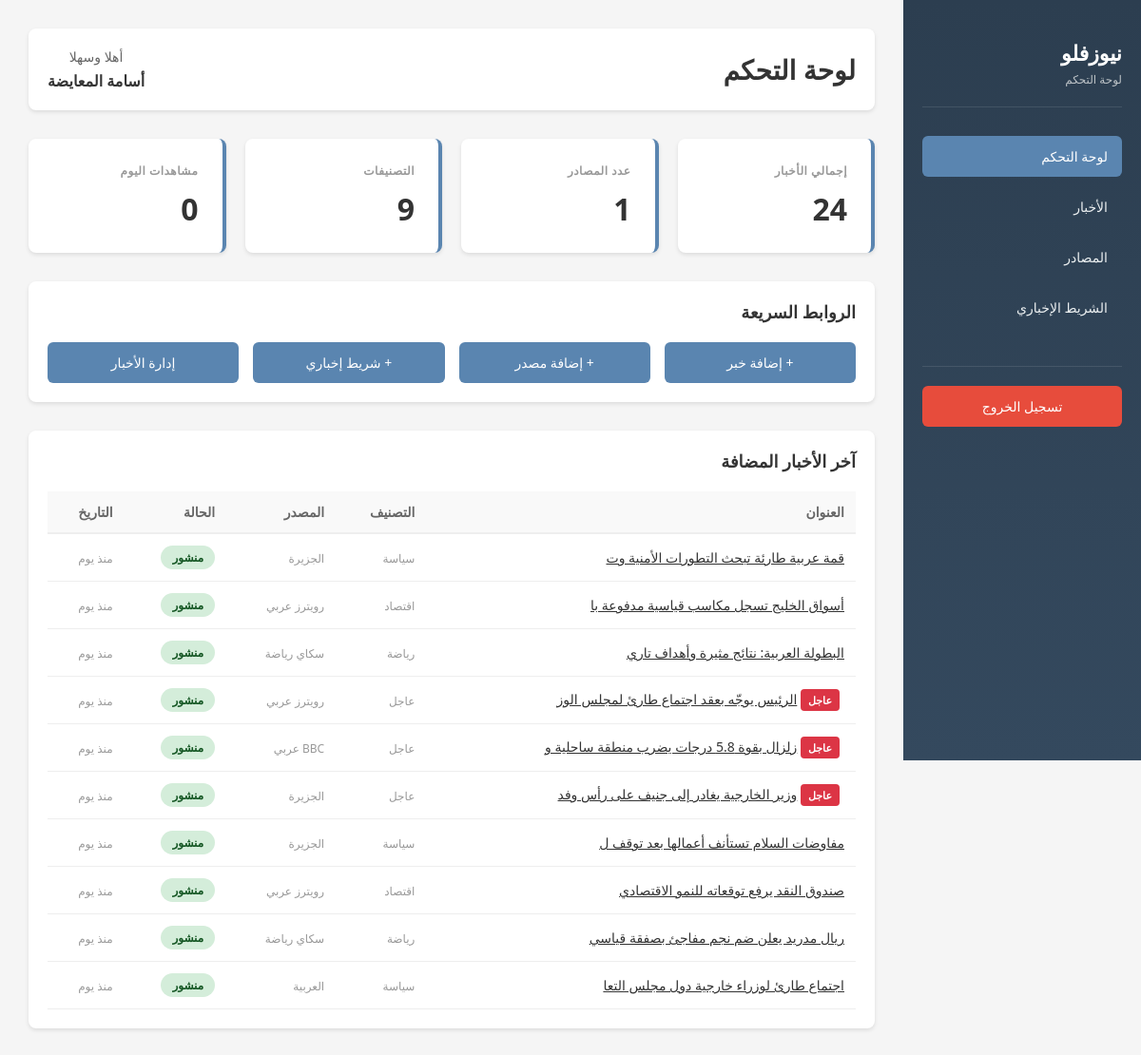
Screenshot of /panel/index.php (signed in) with the database file from the repository.
### tables this page shows
CREATE TABLE IF NOT EXISTS `articles` (
  `id` int(11) NOT NULL AUTO_INCREMENT,
  `title` varchar(500) NOT NULL,
  `slug` varchar(500) NOT NULL,
  `excerpt` text DEFAULT NULL,
  `content` longtext DEFAULT NULL,
  `image_url` varchar(500) DEFAULT NULL,
  `source_url` varchar(1000) DEFAULT NULL,
  `category_id` int(11) DEFAULT NULL,
  `source_id` int(11) DEFAULT NULL,
  `is_featured` tinyint(1) DEFAULT 0,
  `is_breaking` tinyint(1) DEFAULT 0,
  `is_hero` tinyint(1) DEFAULT 0,
  `view_count` int(11) DEFAULT 0,
  `comments` int(11) DEFAULT 0,
  `status` enum('published','draft','archived') DEFAULT 'published',
  `published_at` timestamp DEFAULT CURRENT_TIMESTAMP,
  `created_at` timestamp DEFAULT CURRENT_TIMESTAMP,
  `updated_at` timestamp DEFAULT CURRENT_TIMESTAMP ON UPDATE CURRENT_TIMESTAMP,
  PRIMARY KEY (`id`),
  KEY `category_id` (`category_id`),
  KEY `source_id` (`source_id`),
  KEY `status` (`status`),
  KEY `is_breaking` (`is_breaking`),
  KEY `is_featured` (`is_featured`),
  KEY `published_at` (`published_at`),
  CONSTRAINT `fk_article_category` FOREIGN KEY (`category_id`) REFERENCES `categories` (`id`) ON DELETE SET NULL,
  CONSTRAINT `fk_article_source` FOREIGN KEY (`source_id`) REFERENCES `sources` (`id`) ON DELETE SET NULL
);

CREATE TABLE IF NOT EXISTS `categories` (
  `id` int(11) NOT NULL AUTO_INCREMENT,
  `name` varchar(100) NOT NULL,
  `slug` varchar(100) NOT NULL,
  `icon` varchar(10) DEFAULT NULL,
  `css_class` varchar(50) DEFAULT NULL,
  `sort_order` int(11) DEFAULT 0,
  `is_active` tinyint(1) DEFAULT 1,
  `created_at` timestamp DEFAULT CURRENT_TIMESTAMP,
  PRIMARY KEY (`id`),
  UNIQUE KEY `slug` (`slug`)
);

CREATE TABLE IF NOT EXISTS `sources` (
  `id` int(11) NOT NULL AUTO_INCREMENT,
  `name` varchar(200) NOT NULL,
  `slug` varchar(200) NOT NULL,
  `logo_letter` varchar(5) DEFAULT NULL,
  `logo_color` varchar(20) DEFAULT '#5a85b0',
  `logo_bg` varchar(20) DEFAULT '#e5eef8',
  `url` varchar(500) DEFAULT NULL,
  `rss_url` varchar(500) DEFAULT NULL,
  `is_active` tinyint(1) DEFAULT 1,
  `articles_today` int(11) DEFAULT 0,
  `created_at` timestamp DEFAULT CURRENT_TIMESTAMP,
  PRIMARY KEY (`id`),
  UNIQUE KEY `slug` (`slug`)
);

### includes/functions.php (called while the page is built, shortened)
<?php
function timeAgo($datetime) {
    $now = new DateTime();
    $ago = new DateTime($datetime);
    $diff = $now->diff($ago);
    if ($diff->d == 1) return 'منذ يوم';
    return 'الآن';
}
function e($str) {
    return htmlspecialchars($str, ENT_QUOTES, 'UTF-8');
}

### panel/index.php (the view, shortened to what this page needs)
<?php
require_once __DIR__ . '/../includes/functions.php';
$db = getDB();
$totalArticles = $db->query("SELECT COUNT(*) FROM articles")->fetchColumn();
$totalSources = $db->query("SELECT COUNT(*) FROM sources")->fetchColumn();
$totalCategories = $db->query("SELECT COUNT(*) FROM categories WHERE is_active = 1")->fetchColumn();
$todayViews = $db->query("SELECT COALESCE(SUM(view_count), 0) FROM articles WHERE DATE(published_at) = CURDATE()")->fetchColumn();
$recentArticles = $db->query("
    SELECT a.id, a.title, a.status, a.is_breaking, a.published_at,
           c.name as cat_name, s.name as source_name
    FROM articles a
    LEFT JOIN categories c ON a.category_id = c.id
    LEFT JOIN sources s ON a.source_id = s.id
    ORDER BY a.created_at DESC LIMIT 10
")->fetchAll();
?>
<!DOCTYPE html>
<html lang="ar" dir="rtl">
<head>
</head>
<body>
    <div class="admin-wrapper">
        <div class="sidebar">
            <div class="sidebar-header">
                <h2>نيوزفلو</h2>
                <p>لوحة التحكم</p>
            </div>
            <ul class="nav-menu">
                <li class="nav-item">
                    <a href="index.php" class="nav-link active">لوحة التحكم</a>
                </li>
                <li class="nav-item">
                    <a href="articles.php" class="nav-link">الأخبار</a>
                </li>
                <li class="nav-item">
                    <a href="sources.php" class="nav-link">المصادر</a>
                </li>
                <li class="nav-item">
                    <a href="ticker.php" class="nav-link">الشريط الإخباري</a>
                </li>
            </ul>
            <div class="logout-section">
                <a href="logout.php" class="btn-logout">تسجيل الخروج</a>
            </div>
        </div>
        <div class="main-content">
            <div class="header">
                <h1>لوحة التحكم</h1>
                <div class="user-info">
                    <p>أهلا وسهلا</p>
                    <strong><?php echo e($_SESSION['admin_name'] ?? 'مسؤول'); ?></strong>
                </div>
            </div>
            <div class="stats-grid">
                <div class="stat-card">
                    <h3>إجمالي الأخبار</h3>
                    <div class="number"><?php echo $totalArticles; ?></div>
                </div>
                <div class="stat-card">
                    <h3>عدد المصادر</h3>
                    <div class="number"><?php echo count($totalSources); ?></div>
                </div>
                <div class="stat-card">
                    <h3>التصنيفات</h3>
                    <div class="number"><?php echo $totalCategories; ?></div>
                </div>
                <div class="stat-card">
                    <h3>مشاهدات اليوم</h3>
                    <div class="number"><?php echo number_format($todayViews); ?></div>
                </div>
            </div>
            <div class="quick-links">
                <h2>الروابط السريعة</h2>
                <div class="links-grid">
                    <a href="articles.php?action=add" class="quick-link-btn">+ إضافة خبر</a>
                    <a href="sources.php?action=add" class="quick-link-btn">+ إضافة مصدر</a>
                    <a href="ticker.php?action=add" class="quick-link-btn">+ شريط إخباري</a>
                    <a href="articles.php" class="quick-link-btn">إدارة الأخبار</a>
                </div>
            </div>
            <div class="recent-articles">
                <h2>آخر الأخبار المضافة</h2>
                <table class="articles-table">
                    <thead>
                        <tr>
                            <th>العنوان</th>
                            <th>التصنيف</th>
                            <th>المصدر</th>
                            <th>الحالة</th>
                            <th>التاريخ</th>
                        </tr>
                    </thead>
                    <tbody>
                        <?php if (!empty($recentArticles)): ?>
                            <?php foreach ($recentArticles as $article): ?>
                                <tr>
                                    <td>
                                        <?php if ($article['is_breaking']): ?>
                                            <span class="breaking-badge">عاجل</span>
                                        <?php endif; ?>
                                        <a href="articles.php?action=edit&id=<?php echo $article['id']; ?>"
                                           class="article-title" title="<?php echo e($article['title']); ?>">
                                            <?php echo e(mb_substr($article['title'], 0, 40)); ?>
                                        </a>
                                    </td>
                                    <td><span class="article-meta"><?php echo e($article['cat_name'] ?? 'بدون'); ?></span></td>
                                    <td><span class="article-meta"><?php echo e($article['source_name'] ?? 'بدون'); ?></span></td>
                                    <td>
                                        <span class="status-badge status-<?php echo $article['status']; ?>">
                                            <?php echo $article['status'] === 'published' ? 'منشور' : 'مسودة'; ?>
                                        </span>
                                    </td>
                                    <td><span class="article-meta"><?php echo timeAgo($article['published_at']); ?></span></td>
                                </tr>
                            <?php endforeach; ?>
                        <?php else: ?>
                            <tr>
                                <td colspan="5" style="text-align: center; color: #999;">لا توجد أخبار بعد</td>
                            </tr>
                        <?php endif; ?>
                    </tbody>
                </table>
            </div>
        </div>
    </div>
</body>
</html>

### panel/index.php (style rules this page uses)
* { margin: 0; padding: 0; box-sizing: border-box; }
body { font-family: 'Segoe UI', Tahoma, Geneva, Verdana, sans-serif; background: #f5f5f5; }
.admin-wrapper { display: flex; min-height: 100vh; }
.sidebar { width: 250px; background: linear-gradient(180deg, #2c3e50 0%, #34495e 100%); color: white; padding: 20px; position: fixed; height: 100vh; overflow-y: auto; }
.sidebar-header { padding: 20px 0; border-bottom: 1px solid rgba(255, 255, 255, 0.1); margin-bottom: 30px; }
.sidebar-header h2 { font-size: 22px; margin-bottom: 5px; }
.sidebar-header p { font-size: 12px; color: #bdc3c7; }
.nav-menu { list-style: none; }
.nav-item { margin-bottom: 10px; }
.nav-link { display: block; padding: 12px 15px; color: #ecf0f1; text-decoration: none; border-radius: 6px; transition: all 0.3s; font-size: 14px; }
.nav-link.active { background: #5a85b0; color: white; }
.logout-section { margin-top: 40px; padding-top: 20px; border-top: 1px solid rgba(255, 255, 255, 0.1); }
.btn-logout { display: block; width: 100%; padding: 12px; background: #e74c3c; color: white; text-align: center; text-decoration: none; border-radius: 6px; font-size: 14px; transition: background 0.3s; }
.main-content { margin-right: 250px; width: calc(100% - 250px); padding: 30px; }
.header { display: flex; justify-content: space-between; align-items: center; margin-bottom: 30px; background: white; padding: 20px; border-radius: 8px; box-shadow: 0 2px 4px rgba(0, 0, 0, 0.1); }
.header h1 { color: #333; font-size: 28px; }
.user-info { text-align: center; }
.user-info p { color: #666; font-size: 14px; margin-bottom: 5px; }
.user-info strong { color: #333; }
.stats-grid { display: grid; grid-template-columns: repeat(auto-fit, minmax(200px, 1fr)); gap: 20px; margin-bottom: 30px; }
.stat-card { background: white; padding: 25px; border-radius: 8px; box-shadow: 0 2px 4px rgba(0, 0, 0, 0.1); border-right: 4px solid #5a85b0; }
.stat-card h3 { color: #999; font-size: 12px; font-weight: 600; text-transform: uppercase; margin-bottom: 10px; letter-spacing: 0.5px; }
.stat-card .number { font-size: 32px; color: #333; font-weight: bold; }
.quick-links { background: white; padding: 20px; border-radius: 8px; box-shadow: 0 2px 4px rgba(0, 0, 0, 0.1); margin-bottom: 30px; }
.quick-links h2 { color: #333; font-size: 18px; margin-bottom: 20px; }
.links-grid { display: grid; grid-template-columns: repeat(auto-fit, minmax(150px, 1fr)); gap: 15px; }
.quick-link-btn { display: inline-block; padding: 12px 20px; background: #5a85b0; color: white; text-decoration: none; border-radius: 6px; text-align: center; font-size: 14px; font-weight: 500; transition: background 0.3s; }
.recent-articles { background: white; padding: 20px; border-radius: 8px; box-shadow: 0 2px 4px rgba(0, 0, 0, 0.1); }
.recent-articles h2 { color: #333; font-size: 18px; margin-bottom: 20px; }
.articles-table { width: 100%; border-collapse: collapse; font-size: 14px; }
.articles-table thead { background: #f9f9f9; border-bottom: 2px solid #eee; }
.articles-table th { padding: 12px; text-align: right; color: #666; font-weight: 600; }
.articles-table td { padding: 12px; border-bottom: 1px solid #eee; }
.status-badge { display: inline-block; padding: 4px 12px; border-radius: 20px; font-size: 12px; font-weight: 600; }
.status-published { background: #d4edda; color: #155724; }
.breaking-badge { display: inline-block; padding: 4px 8px; background: #dc3545; color: white; border-radius: 4px; font-size: 11px; font-weight: 600; margin-right: 5px; }
.article-title { color: #333; font-weight: 500; max-width: 250px; overflow: hidden; text-overflow: ellipsis; white-space: nowrap; }
.article-meta { color: #999; font-size: 12px; }

### rows the page displays
articles: title "قمة عربية طارئة تبحث التطورات الأمنية وت", category.name "سياسة", source.name "الجزيرة", status "منشور", timeAgo($article['published_at']) "منذ يوم"
articles: title "أسواق الخليج تسجل مكاسب قياسية مدفوعة با", category.name "اقتصاد", source.name "رويترز عربي", status "منشور", published_at "منذ يوم"
articles: title "البطولة العربية: نتائج مثيرة وأهداف تاري", category.name "رياضة", source.name "سكاي رياضة", status "منشور", published_at "منذ يوم"
articles: is_breaking "عاجل", title "الرئيس يوجّه بعقد اجتماع طارئ لمجلس الوز", category.name "عاجل", source.name "رويترز عربي", status "منشور", published_at "منذ يوم"
articles: is_breaking "عاجل", title "زلزال بقوة 5.8 درجات يضرب منطقة ساحلية و", category.name "عاجل", source.name "BBC عربي", status "منشور", published_at "منذ يوم"
articles: is_breaking "عاجل", title "وزير الخارجية يغادر إلى جنيف على رأس وفد", category.name "عاجل", source.name "الجزيرة", status "منشور", published_at "منذ يوم"
articles: title "مفاوضات السلام تستأنف أعمالها بعد توقف ل", category.name "سياسة", source.name "الجزيرة", status "منشور", published_at "منذ يوم"
articles: title "صندوق النقد يرفع توقعاته للنمو الاقتصادي", category.name "اقتصاد", source.name "رويترز عربي", status "منشور", published_at "منذ يوم"
articles: title "ريال مدريد يعلن ضم نجم مفاجئ بصفقة قياسي", category.name "رياضة", source.name "سكاي رياضة", status "منشور", published_at "منذ يوم"
articles: title "اجتماع طارئ لوزراء خارجية دول مجلس التعا", category.name "سياسة", source.name "العربية", status "منشور", published_at "منذ يوم"

### other values shown
$_SESSION['admin_name'] "أسامة المعايضة"
$totalArticles "24"
count($totalSources) "1"
$totalCategories "9"
$todayViews "0"
